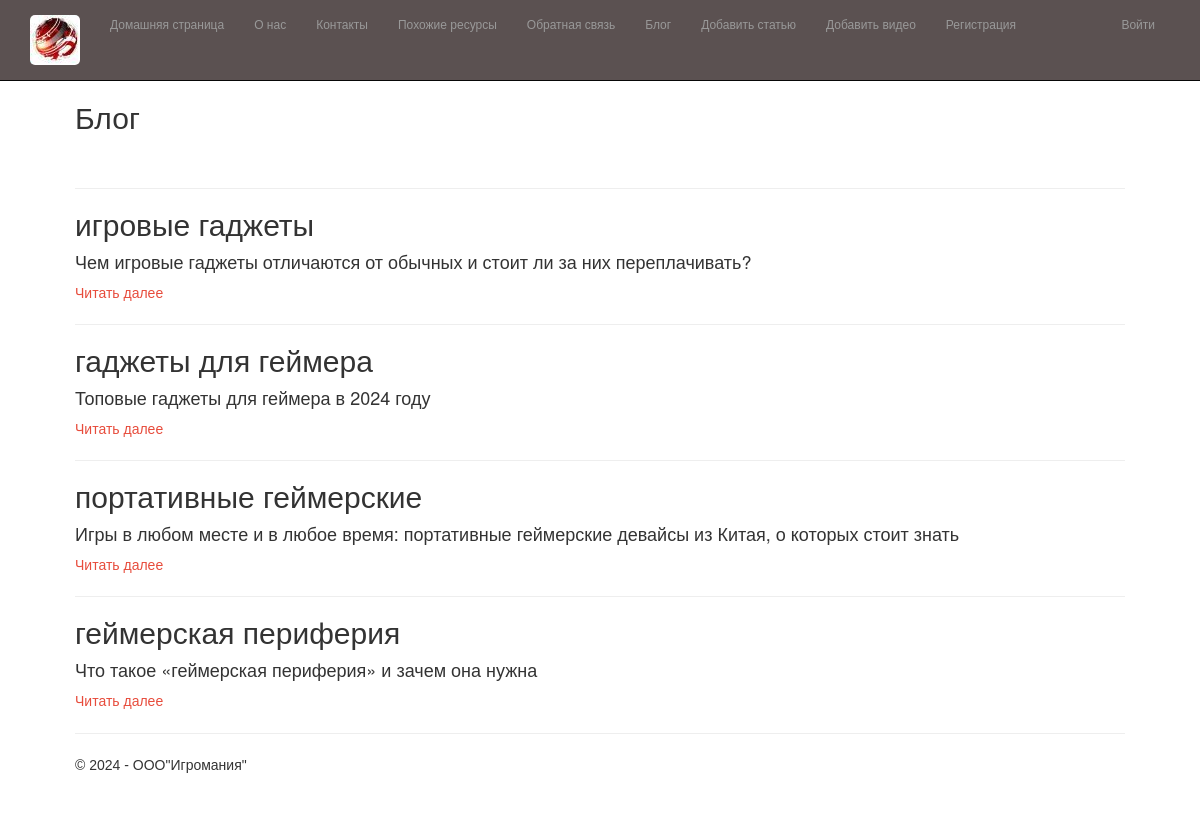
Screenshot of /blog/ with the database file from the repository.
### app/models.py (models this page shows, shortened)
class BlogArticle(models.Model):
    id = models.BigAutoField(primary_key=True)
    title = models.CharField(max_length=200, verbose_name="Заголовок")
    summary = models.TextField(max_length=500, verbose_name="Краткое содержание")
    content = models.TextField(verbose_name="Полное содержание")
    image = models.FileField(default = 'temp.jpg', verbose_name= 'Путь к картинке')
    pub_date = models.DateTimeField(default=timezone.now, verbose_name="Дата публикации")
    author = models.ForeignKey(User, null=True, blank=True, on_delete = models.SET_NULL, verbose_name = "Автор")
    class Meta:
        verbose_name = "Статья блога"
        verbose_name_plural = "Статьи блога"

### app/views.py (the view)
# urls.py: path('blog/', views.blog, name='blog'),
def blog(request):
    assert isinstance(request, HttpRequest)
    posts =  BlogArticle.objects.all() # запрос на выбор всех статей блога из модели
    return render(
     request,
         'app/blog.html',
          {
            'title':'Блог',
            'posts': posts, # передача списка статей в шаблон веб-страницы
            'year':datetime.now().year,
          }
     )

### app/templates/app/blog.html
{% extends "app/layout.html" %}
{% block content %}
<h2>{{ title }}</h2>
<br />
{% for post in posts %}
<hr />
<div class="">
    <h2> {{post.title}} </h2>
    <h4> {{post.summary}} </h4>
    <p><a href="{% url 'blogpost' parametr=post.id %}"> Читать далее </a> </p>
</div>
{% endfor %}
{% endblock %}

### app/templates/app/layout.html (shortened to what this page needs)
﻿<!DOCTYPE html>
<html>
<head>
    {% load static %}
    <link rel="stylesheet" type="text/css" href="{% static 'app/content/bootstrap.css' %}" />
    <link rel="stylesheet" type="text/css" href="{% static 'app/content/site.css' %}" />
</head>
<body>
    <div class="navbar navbar-inverse navbar-fixed-top">
        <div class="container">
            <div class="navbar-header">
                <a href="/" class="navbar-brand"> <img src="{% static 'app/content/i(2).jpg' %}" alt="logo" /> </a>
            </div>
            <div class="navbar-collapse collapse">
                <ul class="nav navbar-nav">
                    <li><a href="{% url 'home' %}">Домашняя страница</a></li>
                    <li><a href="{% url 'about' %}">О нас</a></li>
                    <li><a href="{% url 'contact' %}">Контакты</a></li>
                    <li><a href="{% url 'links' %}">Похожие ресурсы</a></li>
                    <li><a href="{% url 'anketa' %}">Обратная связь</a></li>
                    <li><a href="{% url 'blog' %}">Блог</a></li>
                    <li><a href="{% url 'newpost' %}">Добавить статью</a></li>
                    <li><a href="{% url 'videopost' %}">Добавить видео </a></li>
                    {% if not user.is_authenticated %}
                    <li><a href="{% url 'registration' %}">Регистрация</a></li>
                    {% endif %}
                </ul>
                {% include 'app/loginpartial.html' %}
            </div>
        </div>
    </div>
    <div class="container body-content">
        {% block content %}{% endblock %}
        <hr />
        <footer>
            <p>&copy; {{ year }} - ООО"Игромания"</p>
        </footer>
    </div>
</body>
</html>

### app/templates/app/loginpartial.html
﻿{% if user.is_authenticated %}
<form id="logoutForm" action="/logout/" method="post" class="navbar-right">
    {% csrf_token %}
    <ul class="nav navbar-nav navbar-right">
        <li><span class="navbar-brand">{{ user.username }}!</span></li>
        <li><a href="javascript:document.getElementById('logoutForm').submit()">Выйти</a></li>
    </ul>
</form>
{% else %}
<ul class="nav navbar-nav navbar-right">
    <li><a href="{% url 'login' %}">Войти</a></li>
</ul>
{% endif %}

### app/static/app/content/site.css (style rules this page uses)
body { padding-top: 350px; padding-bottom: 20px; }
.body-content { padding-left: 15px; padding-right: 15px; }
body { font-family: Arial, sans-serif; line-height: 1.6; padding: 60px; }
h2 { color: #333; }
ul { list-style-type: none; padding: 0; }
li { margin-bottom: 10px; }
.navbar-nav { display: flex; justify-content: center; }
.navbar-nav li { list-style-type: none; }
.navbar-nav a { text-decoration: none; color: #333; font-size: 12px; }

### rows the page displays
BlogArticle: title "игровые гаджеты", summary "Чем игровые гаджеты отличаются от обычных и стоит ли за них переплачивать?"
BlogArticle: title "гаджеты для геймера", summary "Топовые гаджеты для геймера в 2024 году"
BlogArticle: title "портативные геймерские", summary "Игры в любом месте и в любое время: портативные геймерские девайсы из Китая, о которых стоит знать"
BlogArticle: title "геймерская периферия", summary "Что такое «геймерская периферия» и зачем она нужна"

### other values shown
{{ title }} "Блог"
